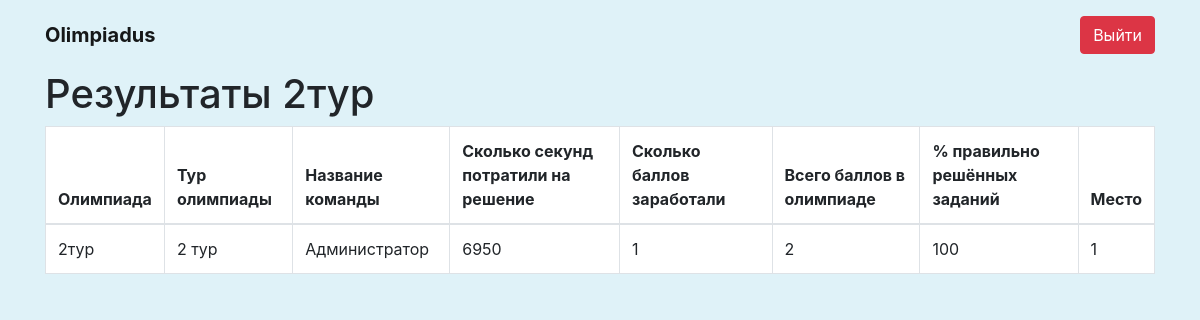
The page /results/2 (signed in) on the database as committed earlier.
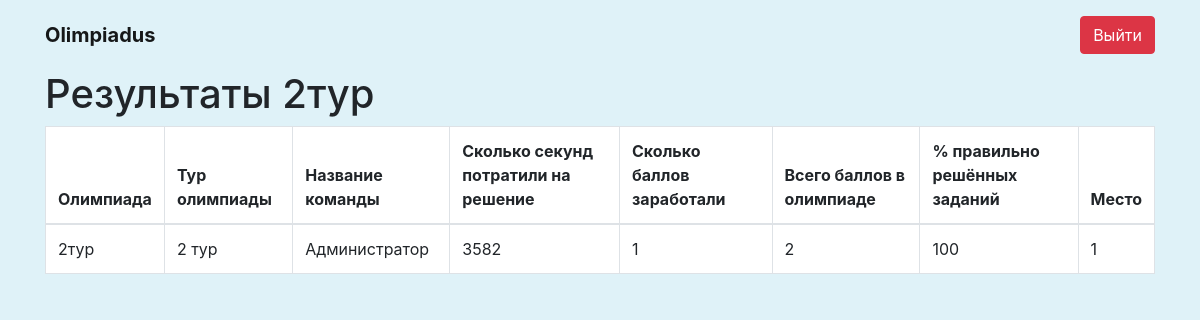
The same page on the database as committed later.
### app/models.py (models this page shows)
class Olympiad(models.Model):
    title = models.CharField(max_length=200, verbose_name="Название олимпиады")
    description = models.CharField(max_length=600, verbose_name="Описание олимпиады")
    LEVELS = (
        ('1', '1 тур'),
        ('2', '2 тур'),
    )
    olympiad_level = models.CharField(max_length=1, choices=LEVELS, unique=True, verbose_name="Тур олимпиады")
    image_url = models.CharField(blank=False, max_length=300, verbose_name="Ссылка на обложку олимпиады",
                                 help_text="Загрузите её на imgur.com/upload После этого правым кликом мыши нажмите по фото и кликните 'Копировать ссылку на изображение'. Вставьте ссылку. Пример: https://i.imgur.com/sRjy27f.jpg")
    created = models.DateTimeField(auto_now_add=True, verbose_name="Олимпиада создана")
    start_time = models.DateTimeField(verbose_name="Время старта олимпиады")
    end_time = models.DateTimeField(verbose_name="Время окончания олимпиады")
    class Meta:
        verbose_name = 'Олимпиада'
        verbose_name_plural = 'Олимпиады'
        ordering = ['-created']
        constraints = [
            models.CheckConstraint(check=models.Q(end_time__gt=models.F("start_time")),
                                   name='Время окончания должно быть позже времени старта'),
        ]
    def __str__(self):
        return self.title
    def display_olympiad_level(self):
        for i in self.LEVELS:
            if i[0] == self.olympiad_level:
                return i[1]

### app/views.py (the view)
# urls.py: path("results/<int:pk_olympiad>",views.get_results, name="get_results"),
@login_required
def get_results(request, pk_olympiad):
    if request.user.is_staff:
        olympiad = get_object_or_404(Olympiad, olympiad_level=pk_olympiad)
        all_tasks = Task.objects.filter(olympiad=olympiad)
        all_answers = Answer.objects.filter(task__in=all_tasks)
        unique_users = set()
        for a in all_answers:
            unique_users.add(a.user)
        header_array = []
        header_array.append(
            ['Олимпиада', 'Тур олимпиады', 'Название команды', 'Сколько секунд потратили на решение',
             'Сколько баллов заработали',
             'Всего баллов в олимпиаде', '% правильно решённых заданий', 'Место'])
        total_array = []
        for u in unique_users:
            _sec_for_solve = Timetrack.objects.filter(olympiad=olympiad, user=u).first()
            _count_task_solved_coorect = Answer.objects.filter(task__in=all_tasks, user=u, is_correct=True).count()
            _total_points = Answer.objects.filter(task__in=all_tasks, user=u, is_correct=True,
                                                  attempt_number=1).count() * 2 + Answer.objects.filter(
                task__in=all_tasks, user=u, is_correct=True, attempt_number=2).count()
            total_array.append(
                [olympiad, olympiad.display_olympiad_level(), u.first_name, int(str(_sec_for_solve)),
                 _total_points,
                 len(all_tasks) * 2,
                 int(round(_count_task_solved_coorect / len(all_tasks), 2) * 100)])
        total_array.sort(key=lambda x: (-x[4], x[3]))
        for i, result in enumerate(total_array):
            result.append(i + 1)
        return render(request, 'results.html', {
            "header_array": header_array,
            "total_array": total_array,
            "olympiad": olympiad,
        })
    else:
        return HttpResponseNotFound("Экспорт данных может делать только администратор")

### app/models.py (called while the page is built)
    def __str__(self):
        return f"{math.ceil((self.end_time - self.start_time).total_seconds())}"

### context/context.py (called while the page is built)
def site_name(request):
    return {
        'name_of_site': 'Olimpiadus'
    }

### templates/results.html (shortened to what this page needs)
{% extends "base.html" %}
{% block content %}
{% include 'nav.html' %}
<div class="container">
    <div class="row">
        <div class="col">
            <h1>Результаты {{ olympiad }}</h1>
            <div style="overflow: auto;">
                <table class="table table-bordered" style="background-color: white;">
                    <thead>
                    <tr>
                        <th>Олимпиада</th>
                        <th>Тур олимпиады</th>
                        <th>Название команды</th>
                        <th>Сколько секунд потратили на решение</th>
                        <th>Сколько баллов заработали</th>
                        <th>Всего баллов в олимпиаде</th>
                        <th>% правильно решённых заданий</th>
                        <th>Место</th>
                    </tr>
                    </thead>
                    <tbody>
                    {% for result in total_array %}
                    <tr>
                        <td>{{ result.0 }}</td>
                        <td>{{ result.1 }}</td>
                        <td>{{ result.2 }}</td>
                        <td>{{ result.3 }}</td>
                        <td>{{ result.4 }}</td>
                        <td>{{ result.5 }}</td>
                        <td>{{ result.6 }}</td>
                        <td>{{ result.7 }}</td>
                    </tr>
                    {% endfor %}
                    </tbody>
                </table>
            </div>
        </div>
    </div>
</div>
{% endblock %}

### templates/base.html (shortened to what this page needs)
<!DOCTYPE html>
<html>
<head>
    <link rel="stylesheet" href="https://cdn.jsdelivr.net/npm/bootstrap-icons@1.10.3/font/bootstrap-icons.min.css">
    {% load static %}
    <link rel="stylesheet" href="https://cdn.jsdelivr.net/npm/bootstrap@4.6.2/dist/css/bootstrap.min.css"
>
</head>
<body>
    {% block content %}
    {% endblock content %}
</body>
</html>

### templates/nav.html (shortened to what this page needs)
<nav class="navbar navbar-light navbar-expand-md navigation-clean-button">
    <div class="container">
        <a class="navbar-brand" href="{% url 'index' %}" style="font-weight: bold">{{ name_of_site }}</a>
        <div class="collapse navbar-collapse" id="navcol-1">
            <span class="navbar-text actions"><a class="btn btn-danger" href="{% url 'logout' %}" role="button"
                    style="color: white">Выйти</a></span>
        </div>
    </div>
</nav>

### templates/base.html (style rules this page uses)
body { background-color: #dff2f8 }

Rows that differ between the two databases and show on the page:
changed Olympiad "2тур": result "6950" → "3582"
